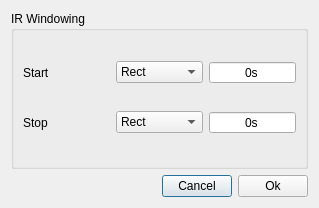
<?xml version="1.0" encoding="UTF-8"?>
<ui version="4.0">
 <class>SessionSettings</class>
 <widget class="QDialog" name="SessionSettings">
  <property name="geometry">
   <rect>
    <x>0</x>
    <y>0</y>
    <width>319</width>
    <height>208</height>
   </rect>
  </property>
  <property name="windowTitle">
   <string>Dialog</string>
  </property>
  <layout class="QVBoxLayout" name="verticalLayout" stretch="1,0">
   <item>
    <widget class="QGroupBox" name="groupBox">
     <property name="title">
      <string>IR Windowing</string>
     </property>
     <layout class="QGridLayout" name="gridLayout">
      <item row="1" column="0">
       <widget class="QLabel" name="label_3">
        <property name="text">
         <string>Stop</string>
        </property>
       </widget>
      </item>
      <item row="1" column="2">
       <widget class="QDoubleSpinBox" name="stopSpinBox">
        <property name="alignment">
         <set>Qt::AlignCenter</set>
        </property>
        <property name="buttonSymbols">
         <enum>QAbstractSpinBox::NoButtons</enum>
        </property>
        <property name="prefix">
         <string/>
        </property>
        <property name="suffix">
         <string>s</string>
        </property>
        <property name="decimals">
         <number>0</number>
        </property>
       </widget>
      </item>
      <item row="0" column="2">
       <widget class="QDoubleSpinBox" name="startSpinBox">
        <property name="alignment">
         <set>Qt::AlignCenter</set>
        </property>
        <property name="buttonSymbols">
         <enum>QAbstractSpinBox::NoButtons</enum>
        </property>
        <property name="suffix">
         <string>s</string>
        </property>
        <property name="decimals">
         <number>0</number>
        </property>
       </widget>
      </item>
      <item row="0" column="0">
       <widget class="QLabel" name="label_2">
        <property name="text">
         <string>Start</string>
        </property>
       </widget>
      </item>
      <item row="0" column="1">
       <widget class="QComboBox" name="comboBox">
        <item>
         <property name="text">
          <string>Rect</string>
         </property>
        </item>
       </widget>
      </item>
      <item row="1" column="1">
       <widget class="QComboBox" name="comboBox_2">
        <item>
         <property name="text">
          <string>Rect</string>
         </property>
        </item>
       </widget>
      </item>
     </layout>
    </widget>
   </item>
   <item>
    <layout class="QHBoxLayout" name="horizontalLayout" stretch="0,0,0">
     <item>
      <spacer name="horizontalSpacer">
       <property name="orientation">
        <enum>Qt::Horizontal</enum>
       </property>
       <property name="sizeHint" stdset="0">
        <size>
         <width>40</width>
         <height>20</height>
        </size>
       </property>
      </spacer>
     </item>
     <item>
      <widget class="QPushButton" name="cancelBtn">
       <property name="maximumSize">
        <size>
         <width>70</width>
         <height>30</height>
        </size>
       </property>
       <property name="text">
        <string>Cancel</string>
       </property>
      </widget>
     </item>
     <item>
      <widget class="QPushButton" name="okBtn">
       <property name="maximumSize">
        <size>
         <width>70</width>
         <height>30</height>
        </size>
       </property>
       <property name="text">
        <string>Ok</string>
       </property>
      </widget>
     </item>
    </layout>
   </item>
  </layout>
 </widget>
 <resources/>
 <connections/>
</ui>
